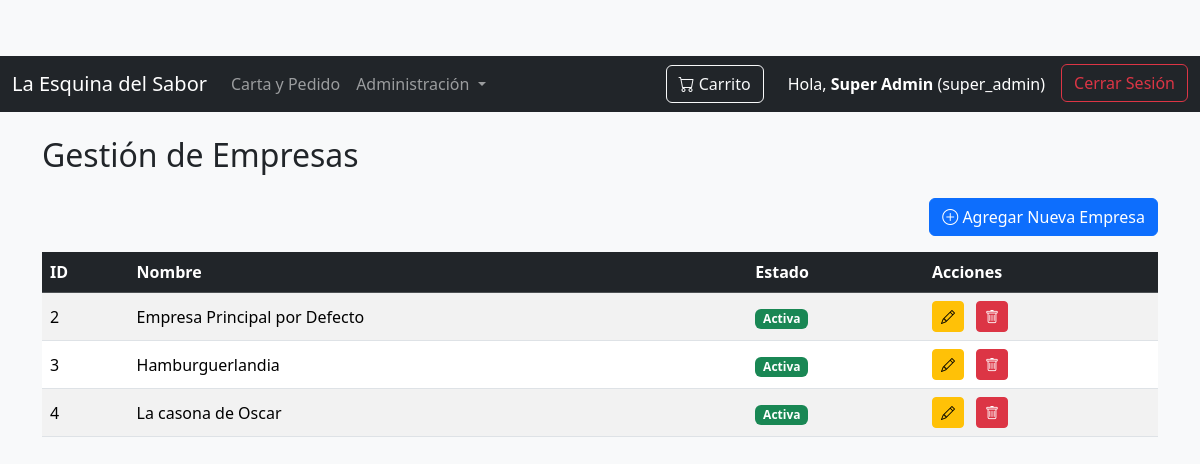
The page /gestion/empresas (signed in) on the database its author committed.
### tables this page shows
CREATE TABLE roles (
            id_rol INTEGER PRIMARY KEY AUTOINCREMENT,
            nombre_rol TEXT NOT NULL UNIQUE
        );

CREATE TABLE empresas (
            id_empresa INTEGER PRIMARY KEY AUTOINCREMENT,
            nombre TEXT NOT NULL UNIQUE,
            telefono TEXT,  
            direccion TEXT, 
            activo INTEGER DEFAULT 1
        );

### app.py (the view)
@app.route('/gestion/empresas')
@login_required
def gestion_empresas():
    if not current_user.has_role('super_admin'):
        flash("No tienes permiso para acceder a esta página.", "danger")
        return redirect(url_for('index'))
    conn = conectar_db()
    cursor = conn.cursor()
    cursor.execute("SELECT id_empresa, nombre, telefono, direccion, activo FROM empresas ORDER BY nombre")
    empresas = cursor.fetchall()
    conn.close()
    return render_template('gestion_empresas.html', empresas=empresas)

### app.py (called while the page is built)
def conectar_db():
    conn = sqlite3.connect(DB_NAME)
    conn.row_factory = sqlite3.Row # Permite acceder a las columnas por nombre
    return conn

@login_manager.user_loader
def load_user(user_id):
    conn = conectar_db()
    cursor = conn.cursor()
    cursor.execute("""
        SELECT u.id_usuario, u.email, u.password, u.nombre, u.apellido,
               u.id_rol, u.id_empresa, u.activo, u.primer_login_requerido,
               r.nombre_rol
        FROM usuarios u
        JOIN roles r ON u.id_rol = r.id_rol
        WHERE u.id_usuario = ?
    """, (user_id,))
    user_data = cursor.fetchone()
    conn.close()
    if user_data:
        return Usuario(
            user_data['id_usuario'],
            user_data['email'],
            user_data['password'],
            user_data['nombre'],
            user_data['apellido'],
            user_data['id_rol'],
            user_data['id_empresa'],
            user_data['activo'],
            user_data['primer_login_requerido'],
            user_data['nombre_rol']
        )
    return None

    def get_full_name(self):
        return f"{self.nombre} {self.apellido}"

    def has_role(self, role_name):
        return self.nombre_rol == role_name

### templates/gestion_empresas.html (shortened to what this page needs)
{% extends "base.html" %}
{% block content %}
<div class="row">
    <div class="col-12">
        <h2 class="mb-4">Gestión de Empresas</h2>
        <div class="d-flex justify-content-end mb-3">
            <a href="{{ url_for('agregar_empresa') }}" class="btn btn-primary">
                <i class="bi bi-plus-circle"></i> Agregar Nueva Empresa
            </a>
        </div>
        {% if empresas %}
            <div class="table-responsive">
                <table class="table table-striped table-hover align-middle">
                    <thead class="table-dark">
                        <tr>
                            <th scope="col">ID</th>
                            <th scope="col">Nombre</th>
                            <th scope="col">Estado</th>
                            <th scope="col">Acciones</th>
                        </tr>
                    </thead>
                    <tbody>
                        {% for empresa in empresas %}
                        <tr>
                            <td>{{ empresa.id_empresa }}</td>
                            <td>{{ empresa.nombre }}</td>
                            <td>
                                {% if empresa.activo %}
                                    <span class="badge bg-success">Activa</span>
                                {% else %}
                                    <span class="badge bg-danger">Inactiva</span>
                                {% endif %}
                            </td>
                            <td>
                                <a href="{{ url_for('edita_empresa', id_empresa=empresa.id_empresa) }}" class="btn btn-sm btn-warning me-2" title="Editar">
                                    <i class="bi bi-pencil"></i>
                                </a>
                                <form action="{{ url_for('eliminar_empresa', id_empresa=empresa.id_empresa) }}" method="POST" class="d-inline" onsubmit="return confirm('¿Estás seguro de que quieres inactivar esta empresa y sus usuarios asociados? Esta acción es reversible marcando la empresa como activa.');">
                                    <button type="submit" class="btn btn-sm btn-danger" title="Inactivar">
                                        <i class="bi bi-trash"></i>
                                    </button>
                                </form>
                            </td>
                        </tr>
                        {% endfor %}
                    </tbody>
                </table>
            </div>
        {% else %}
            <div class="alert alert-info" role="alert">
                No hay empresas registradas. <a href="{{ url_for('agregar_empresa') }}" class="alert-link">¡Agrega la primera!</a>
            </div>
        {% endif %}
    </div>
</div>
{% endblock %}

### templates/base.html (shortened to what this page needs)
<!doctype html>
<html lang="es">
<head>
    <link href="https://cdn.jsdelivr.net/npm/bootstrap@5.3.3/dist/css/bootstrap.min.css" rel="stylesheet">
    <link rel="stylesheet" href="https://cdn.jsdelivr.net/npm/bootstrap-icons@1.11.3/font/bootstrap-icons.min.css">
    <link rel="stylesheet" href="{{ url_for('static', filename='css/style.css') }}">
</head>
<body>
    <nav class="navbar navbar-expand-lg navbar-dark bg-dark">
        <div class="container-fluid">
            <a class="navbar-brand" href="{{ url_for('index') }}">La Esquina del Sabor</a>
            <div class="collapse navbar-collapse" id="navbarNav">
                <ul class="navbar-nav me-auto mb-2 mb-lg-0">
                    <li class="nav-item">
                        <a class="nav-link" href="{{ url_for('hacer_pedido') }}">Carta y Pedido</a>
                    </li>
                    {% if current_user.is_authenticated and (current_user.has_role('super_admin') or current_user.has_role('admin_empresa') or current_user.has_role('empleado')) %}
                        <li class="nav-item dropdown">
                            <a class="nav-link dropdown-toggle" href="#" id="navbarDropdownAdmin" role="button" data-bs-toggle="dropdown" aria-expanded="false">
                                Administración
                            </a>
                        </li>
                    {% endif %}
                </ul>
                <div class="d-flex align-items-center">
                    <a class="btn btn-outline-light position-relative me-3" href="{{ url_for('hacer_pedido') }}">
                        <i class="bi bi-cart"></i> Carrito
                    </a>
                    <ul class="navbar-nav">
                        {% if current_user.is_authenticated %}
                            <li class="nav-item me-2">
                                <span class="nav-link text-white">Hola, <strong>{{ current_user.get_full_name() }}</strong> ({{ current_user.nombre_rol }})</span>
                            </li>
                            <li class="nav-item">
                                <a class="btn btn-outline-danger" href="{{ url_for('logout') }}">Cerrar Sesión</a>
                            </li>
                        {% else %}
                            <li class="nav-item">
                                <a class="btn btn-outline-success" href="{{ url_for('login') }}">Iniciar Sesión</a>
                            </li>
                        {% endif %}
                    </ul>
                </div>
            </div>
        </div>
    </nav>
    <div class="container mt-4">
        {% block content %}{% endblock %}
    </div>
</body>
</html>

### static/css/style.css (style rules this page uses)
body { padding-top: 56px; background-color: #f8f9fa; }

### rows shown on the page
roles: nombre_rol "super_admin"
empresas: id_empresa "2", nombre "Empresa Principal por Defecto", activo "Activa"
empresas: id_empresa "3", nombre "Hamburguerlandia", activo "Activa"
empresas: id_empresa "4", nombre "La casona de Oscar", activo "Activa"

### other values the page prints
{{ current_user.get_full_name() }} "Super Admin"
